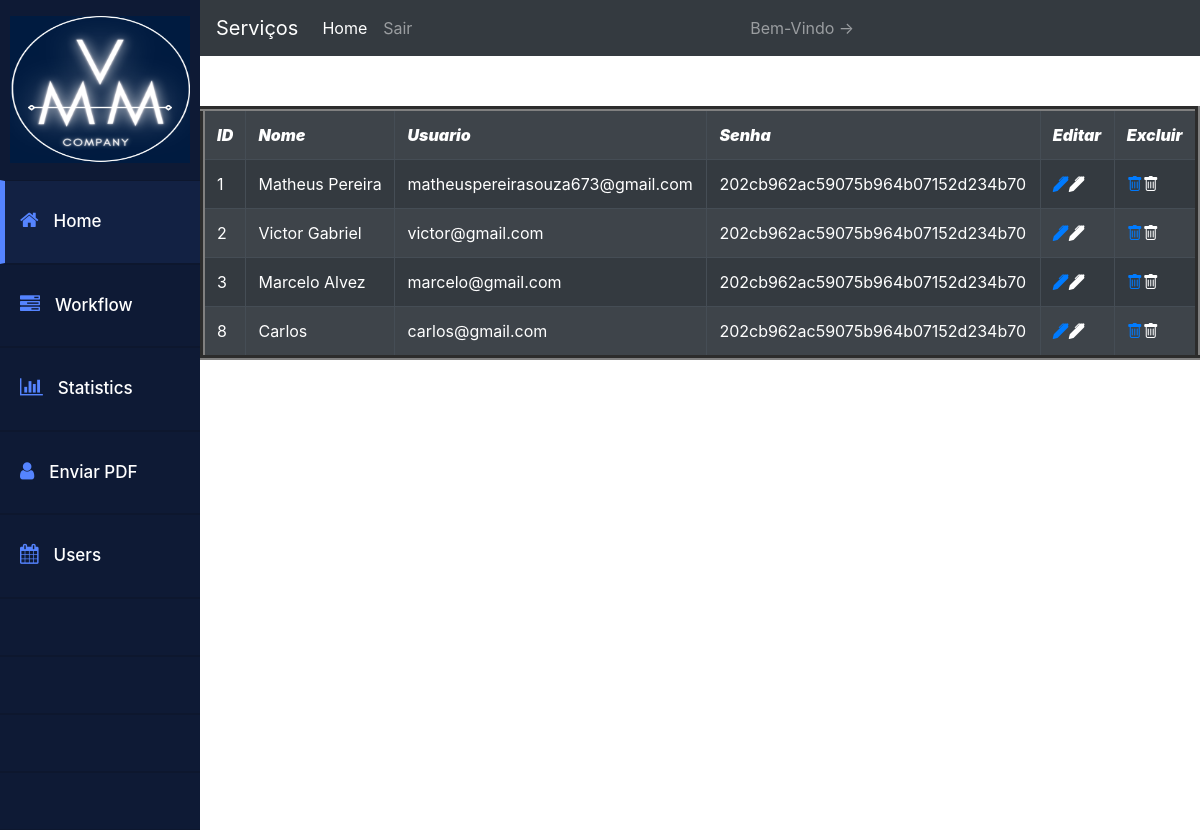
Page /viewall.php on the committed database.
### tables this page shows
CREATE TABLE `customers` (
  `id` int(11) NOT NULL,
  `name` varchar(255) NOT NULL,
  `email` varchar(255) NOT NULL,
  `passwd` varchar(255) NOT NULL
);

### viewall.php (the view, shortened to what this page needs)
<!doctype html>
<html lang="en">
  <head>
    <link href="https://maxcdn.bootstrapcdn.com/font-awesome/4.6.3/css/font-awesome.min.css" rel="stylesheet">
    <link rel="stylesheet" href="https://stackpath.bootstrapcdn.com/bootstrap/4.4.1/css/bootstrap.min.css">
    <link rel="stylesheet" href="https://cdn.jsdelivr.net/npm/bootstrap-icons@1.5.0/font/bootstrap-icons.css">
    <link rel="stylesheet" type="text/css" href="css/dashboard.css" media="screen" />
    <link rel="stylesheet" type="text/css" href="css/viewall.css" media="screen" />
  <body>
   <div class="container-fluid display-table">
        <div class="row display-table-row">
            <div class="col-md-2 col-sm-1 hidden-xs display-table-cell v-align box" id="navigation">
                 <div class="logo">
                    <a hef="home.html"><img src="img/logo7.png" height="180" width="auto" class="hidden-xs hidden-sm">
                    </a>
                </div>
                <div class="navi">
                    <ul>
                        <li class="active"><a href="home.php"><i class="fa fa-home" aria-hidden="true"></i><span class="hidden-xs hidden-sm">Home</span></a></li>
                        <li><a href="admin.php"><i class="fa fa-tasks" aria-hidden="true"></i><span class="hidden-xs hidden-sm">Workflow</span></a></li>
                        <li><a href="statistics.php"><i class="fa fa-bar-chart" aria-hidden="true"></i><span class="hidden-xs hidden-sm">Statistics</span></a></li>
                        <li><a href=pdf.php><i class="fa fa-user" aria-hidden="true"></i><span class="hidden-xs hidden-sm">Enviar PDF</span></a></li>
                        <li><a href="viewall.php"><i class="fa fa-calendar" aria-hidden="true"></i><span class="hidden-xs hidden-sm">Users</span></a></li>
                        <li><a href="#"></i><span class="hidden-xs hidden-sm"></span></a></li>
                        <li><a href="#"></i><span class="hidden-xs hidden-sm"></span></a></li>
                        <li><a href="#"></i><span class="hidden-xs hidden-sm"></span></a></li>
                        <li><a href="#"></i><span class="hidden-xs hidden-sm"></span></a></li>
                    </ul>
                </div>
            </div>
<nav class="navbar navbar-expand-lg navbar-dark bg-dark">
  <a class="navbar-brand" href="#">Serviços</a>
  <div class="collapse navbar-collapse" id="navbarNav">
    <ul class="navbar-nav">
      <li class="nav-item active">
        <a class="nav-link" href="">Home <span class="sr-only">(current)</span></a>
      </li>
      <li class="nav-item">
        <a class="nav-link" href="logout.php">Sair</a>
      </li>
     </ul>
  </div>
  <div class="collapse navbar-collapse" id="navbarNav">
    <span class="navbar-text">
       Bem-Vindo -> <?php echo $_SESSION['name'];?>
    </span>
</div>
</nav>
<?php
$conexao = mysqli_connect("localhost","root","","PurchasesDB") or print (mysqli_error());
?>
<table class="table table-striped table-dark" id="table" border='5'>
    <tr>
      <th>
            <b><i>ID</i></b>
        </th>
        <th>
            <b><i>Nome</i></b>
        </th>
        <th>
            <b><i>Usuario</i></b>
        </th>
        <th>
            <b><i>Senha</i></b>
        </th>
        <th>
            <b><i>Editar</i></b>
        </th>
        <th>
            <b><i>Excluir</i></b>
        </th>
    </tr>
<?php
$sq="select * from customers";
$qu=mysqli_query($conexao,$sq);
while($f=  mysqli_fetch_assoc($qu)){
    ?>
    <tr>
        <td>
            <?php echo $f['id']?>
        </td>
        <td>
            <?php echo $f['name']?>
        </td>
        <td>
            <?php echo $f['email']?>
        </td>
        <td>
            <?php echo $f['passwd']?>
        </td>
        <td>
             <a href="delete.php"><i class="bi bi-pen-fill"></a>
        </td>
        <td>
            <a href="delete.php"><i class="bi bi-trash"></a>
        </td>
    </tr>
<?php
}
?>
  </body>
</html>

### css/dashboard.css (style rules this page uses)
a:focus,a:hover,a { outline:none; text-decoration: none; }
li,ul { list-style: none; padding: 0; margin: 0; }
#navigation { background: #0e1a35; }
#navigation { padding: 0; }
.display-table { display: table; padding: 0; height: 100%; width: 100%; }
.display-table-row { display: table-row; height: 100%; }
.display-table-cell { display: table-cell; float: none; height: 100%; }
.v-align { vertical-align: top; }
.logo img { max-width: 180px; padding: 16px 0 17px; width: 100%; }
.navi i { font-size: 20px; }
#navigation { -webkit-transition: all 0.5s ease; -moz-transition: all 0.5s ease; -o-transition: all 0.5s ease; transition: all 0.5s ease; }
.logo { text-align: center; }
.navi a { border-bottom: 1px solid #0d172e; border-top: 1px solid #0d172e; color: #ffffff; display: block; font-size: 17px; font-weight: 500; padding: 28px 20px; text-decoration: none; }
.navi i { margin-right: 15px; color: #5584ff; }
.navi .active a { background: #122143; border-left: 5px solid #5584ff; padding-left: 15px; }
.hidden-xs { -webkit-transition: all 0.5s ease; -moz-transition: all 0.5s ease; -o-transition: all 0.5s ease; transition: all 0.5s ease; }

### css/viewall.css (style rules this page uses)
.table { margin-top: 50px; margin-right: 10px; }

### rows in the picture
customers: id "1", name "Matheus Pereira", email "matheuspereirasouza673@gmail.com", passwd "202cb962ac59075b964b07152d234b70"
customers: id "2", name "Victor Gabriel", email "victor@gmail.com", passwd "202cb962ac59075b964b07152d234b70"
customers: id "3", name "Marcelo Alvez", email "marcelo@gmail.com", passwd "202cb962ac59075b964b07152d234b70"
customers: id "8", name "Carlos", email "carlos@gmail.com", passwd "202cb962ac59075b964b07152d234b70"
